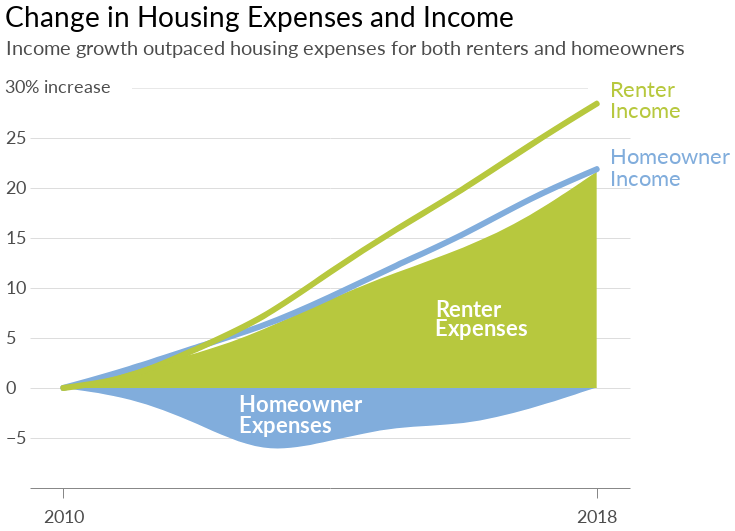

The notebook cell this image was saved under:
### Code cell
inc_hous_chg

### Figure 1 — Vega-Lite specification as saved in the notebook (floating-point values rounded to 4 significant figures)
{"width": 600, "height": 400, "background": "white", "config": {"title": {"fontWeight": "normal", "fontSize": 28, "anchor": "start", "font": "Lato", "offset": 5}, "axisX": {"grid": false, "labelFont": "Lato", "labelFontSize": 16, "labelAngle": 0, "labelPadding": 10, "ticks": false, "tickSize": 5, "title": null, "titleFont": "Lato", "titleFontSize": 16, "titleFontWeight": "normal", "titleY": 30, "titleX": 280}, "axisY": {"grid": true, "gridOpacity": 1, "labelFont": "Lato", "labelFontSize": 16, "labelLimit": 100, "labelAlign": "left", "labelPadding": 20, "ticks": false, "title": null, "titleFont": "Lato", "titleFontWeight": "normal", "titleFontSize": 16, "titleAlign": "left", "titleAngle": 0, "titleY": -20, "titleX": -20, "domainWidth": 0}, "view": {"strokeOpacity": 0}}, "layer": [{"data": {"name": "data-377889f6e56f2e6bee191bf6bc3989ff"}, "mark": {"type": "area", "color": "#81addc", "interpolate": "basis", "opacity": 1}, "encoding": {"x": {"type": "ordinal", "axis": {"labelFontSize": 18, "labelOpacity": 0.7, "tickSize": 10, "ticks": true, "values": [2010, 2018]}, "field": "Year"}, "y": {"type": "quantitative", "axis": {"labelFontSize": 18, "labelOpacity": 0.7, "labelPadding": 25, "titleFontSize": 20, "titleOpacity": 0.7, "titleX": -25, "titleY": -30, "values": [-5, 0, 5, 10, 15, 20, 25]}, "field": "Pct_Change", "scale": {"domain": [-10, 30]}, "title": "Income growth outpaced housing expenses for both renters and homeowners"}}, "title": "Change in Housing Expenses and Income"}, {"data": {"name": "data-1c64bb862641fa14714b4f450630859d"}, "mark": {"type": "area", "color": "#b7c83e", "interpolate": "basis", "opacity": 1}, "encoding": {"x": {"type": "ordinal", "field": "Year"}, "y": {"type": "quantitative", "field": "Pct_Change"}}}, {"data": {"name": "data-cb4b815d247c2fa5c32d450fe9467f4b"}, "mark": {"type": "line", "color": "#81addc", "interpolate": "basis", "size": 6, "strokeCap": "round"}, "encoding": {"x": {"type": "ordinal", "field": "Year"}, "y": {"type": "quantitative", "field": "Pct_Change"}}}, {"data": {"name": "data-45b362d7abb9c202fe1d1d3fa1fbcba4"}, "mark": {"type": "line", "color": "#b7c83e", "interpolate": "basis", "size": 6, "strokeCap": "round"}, "encoding": {"x": {"type": "ordinal", "field": "Year"}, "y": {"type": "quantitative", "field": "Pct_Change"}}}, {"data": {"name": "data-1312dd03f0a763549776cd2f9d4c18ee"}, "mark": {"type": "text", "dx": -5, "font": "lato", "fontSize": 18, "opacity": 0.7}, "encoding": {"text": {"type": "nominal", "field": "text"}, "x": {"type": "ordinal", "field": "x"}, "y": {"type": "quantitative", "field": "y"}}}, {"data": {"name": "data-b1061d46ddd1e195a9641d33a6d9400b"}, "mark": {"type": "text", "dx": 230, "dy": -4, "fontSize": 11.5, "fontWeight": "bold", "opacity": 0.09}, "encoding": {"text": {"type": "nominal", "field": "text"}, "x": {"type": "ordinal", "field": "x"}, "y": {"type": "quantitative", "field": "y"}}}, {"data": {"name": "data-6ea092795ae0a82af1627963e9606d68"}, "mark": {"type": "text", "color": "#b7c83e", "dx": 445.5, "dy": -5, "font": "lato", "fontSize": 22}, "encoding": {"text": {"type": "nominal", "field": "text"}, "x": {"type": "ordinal", "field": "x"}, "y": {"type": "quantitative", "field": "y"}}}, {"data": {"name": "data-edbaa32503381a1e1d68d4b29a822939"}, "mark": {"type": "text", "color": "#b7c83e", "dx": 315, "dy": -48, "font": "lato", "fontSize": 22}, "encoding": {"text": {"type": "nominal", "field": "text"}, "x": {"type": "ordinal", "field": "x"}, "y": {"type": "quantitative", "field": "y"}}}, {"data": {"name": "data-696107cd9f2e6b5958456e8d98406dbe"}, "mark": {"type": "text", "color": "#81addc", "dx": 406.5, "dy": 42, "font": "lato", "fontSize": 22}, "encoding": {"text": {"type": "nominal", "field": "text"}, "x": {"type": "ordinal", "field": "x"}, "y": {"type": "quantitative", "field": "y"}}}, {"data": {"name": "data-edbaa32503381a1e1d68d4b29a822939"}, "mark": {"type": "text", "color": "#81addc", "dx": 315, "dy": 20, "font": "lato", "fontSize": 22}, "encoding": {"text": {"type": "nominal", "field": "text"}, "x": {"type": "ordinal", "field": "x"}, "y": {"type": "quantitative", "field": "y"}}}, {"data": {"name": "data-6ea092795ae0a82af1627963e9606d68"}, "mark": {"type": "text", "color": "white", "dx": 272, "dy": 215, "font": "lato", "fontSize": 22, "fontWeight": "bold"}, "encoding": {"text": {"type": "nominal", "field": "text"}, "x": {"type": "ordinal", "field": "x"}, "y": {"type": "quantitative", "field": "y"}}}, {"data": {"name": "data-17ecb6fad9908ff09ba9b684b3d5fee2"}, "mark": {"type": "text", "color": "white", "dx": 85, "dy": 150, "font": "lato", "fontSize": 22, "fontWeight": "bold"}, "encoding": {"text": {"type": "nominal", "field": "text"}, "x": {"type": "ordinal", "field": "x"}, "y": {"type": "quantitative", "field": "y"}}}, {"data": {"name": "data-696107cd9f2e6b5958456e8d98406dbe"}, "mark": {"type": "text", "color": "white", "dx": 37, "dy": 290, "font": "lato", "fontSize": 22, "fontWeight": "bold"}, "encoding": {"text": {"type": "nominal", "field": "text"}, "x": {"type": "ordinal", "field": "x"}, "y": {"type": "quantitative", "field": "y"}}}, {"data": {"name": "data-17ecb6fad9908ff09ba9b684b3d5fee2"}, "mark": {"type": "text", "color": "white", "dx": -111, "dy": 247, "font": "lato", "fontSize": 22, "fontWeight": "bold"}, "encoding": {"text": {"type": "nominal", "field": "text"}, "x": {"type": "ordinal", "field": "x"}, "y": {"type": "quantitative", "field": "y"}}}], "$schema": "https://vega.github.io/schema/vega-lite/v4.0.0.json", "datasets": {"data-377889f6e56f2e6bee191bf6bc3989ff": [{"Year": 2010, "Value": "Med_Mort", "Pct_Change": 0.0}, {"Year": 2011, "Value": "Med_Mort", "Pct_Change": -0.9058}, {"Year": 2012, "Value": "Med_Mort", "Pct_Change": -3.465}, {"Year": 2013, "Value": "Med_Mort", "Pct_Change": -6.749}, {"Year": 2014, "Value": "Med_Mort", "Pct_Change": -5.294}, {"Year": 2015, "Value": "Med_Mort", "Pct_Change": -3.764}, {"Year": 2016, "Value": "Med_Mort", "Pct_Change": -3.764}, {"Year": 2017, "Value": "Med_Mort", "Pct_Change": -2.163}, {"Year": 2018, "Value": "Med_Mort", "Pct_Change": 0.06106}], "data-1c64bb862641fa14714b4f450630859d": [{"Year": 2010, "Value": "Med_Rent", "Pct_Change": 0.0}, {"Year": 2011, "Value": "Med_Rent", "Pct_Change": 1.871}, {"Year": 2012, "Value": "Med_Rent", "Pct_Change": 3.364}, {"Year": 2013, "Value": "Med_Rent", "Pct_Change": 5.739}, {"Year": 2014, "Value": "Med_Rent", "Pct_Change": 8.944}, {"Year": 2015, "Value": "Med_Rent", "Pct_Change": 11.62}, {"Year": 2016, "Value": "Med_Rent", "Pct_Change": 13.91}, {"Year": 2017, "Value": "Med_Rent", "Pct_Change": 17.07}, {"Year": 2018, "Value": "Med_Rent", "Pct_Change": 21.62}], "data-cb4b815d247c2fa5c32d450fe9467f4b": [{"Year": 2010, "Value": "Med_Mort_Inc", "Pct_Change": 0.0}, {"Year": 2011, "Value": "Med_Mort_Inc", "Pct_Change": 1.85}, {"Year": 2012, "Value": "Med_Mort_Inc", "Pct_Change": 4.117}, {"Year": 2013, "Value": "Med_Mort_Inc", "Pct_Change": 6.113}, {"Year": 2014, "Value": "Med_Mort_Inc", "Pct_Change": 9.058}, {"Year": 2015, "Value": "Med_Mort_Inc", "Pct_Change": 12.3}, {"Year": 2016, "Value": "Med_Mort_Inc", "Pct_Change": 15.26}, {"Year": 2017, "Value": "Med_Mort_Inc", "Pct_Change": 19.02}, {"Year": 2018, "Value": "Med_Mort_Inc", "Pct_Change": 21.88}], "data-45b362d7abb9c202fe1d1d3fa1fbcba4": [{"Year": 2010, "Value": "Med_Rent_Inc", "Pct_Change": 0.0}, {"Year": 2011, "Value": "Med_Rent_Inc", "Pct_Change": 0.8607}, {"Year": 2012, "Value": "Med_Rent_Inc", "Pct_Change": 3.925}, {"Year": 2013, "Value": "Med_Rent_Inc", "Pct_Change": 6.898}, {"Year": 2014, "Value": "Med_Rent_Inc", "Pct_Change": 11.65}, {"Year": 2015, "Value": "Med_Rent_Inc", "Pct_Change": 15.94}, {"Year": 2016, "Value": "Med_Rent_Inc", "Pct_Change": 19.82}, {"Year": 2017, "Value": "Med_Rent_Inc", "Pct_Change": 24.33}, {"Year": 2018, "Value": "Med_Rent_Inc", "Pct_Change": 28.43}], "data-1312dd03f0a763549776cd2f9d4c18ee": [{"x": 2010, "y": 30.0, "text": "30% increase"}], "data-b1061d46ddd1e195a9641d33a6d9400b": [{"x": 2011, "y": 30.0, "text": "____________________________________________________________________________"}], "data-6ea092795ae0a82af1627963e9606d68": [{"x": 2012, "y": 29.3, "text": "Renter"}], "data-edbaa32503381a1e1d68d4b29a822939": [{"x": 2014, "y": 22.9, "text": "Income"}], "data-696107cd9f2e6b5958456e8d98406dbe": [{"x": 2013, "y": 27.3, "text": "Homeowner"}], "data-17ecb6fad9908ff09ba9b684b3d5fee2": [{"x": 2015, "y": 20.9, "text": "Expenses"}]}}
